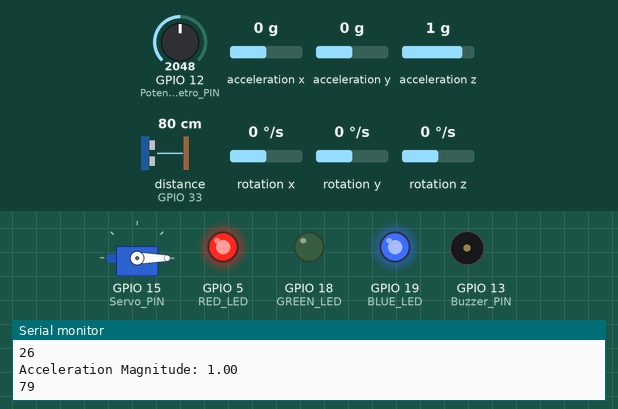
Recording of a sketch running on a simulated ESP32. Parts: servo, output pins drawn as LEDs (lit = HIGH), buzzer (waves = sounding, pin HIGH), the last lines printed to the serial monitor. Wiring (inferred from the names in the program): ultrasonic range finder: trigger GPIO 35; echo GPIO 33. The inputs (shaded band) are chosen by the test bench; at power-on: GPIO 12 (Potenciometro_PIN) = 2048, acceleration x 0 g, acceleration y 0 g, acceleration z 1 g, distance to the obstacle (sensor on GPIO 33) 80 cm, rotation x 0 °/s, rotation y 0 °/s, rotation z 0 °/s. The echo pulse lasts 58.3 µs per cm; pins used as bus, display or sensor lines are not drawn.

Above: at 1.2 s.
1.3 s: GPIO 12 (Potenciometro_PIN) set to 2407
3.2 s: GPIO 12 (Potenciometro_PIN) set to 2547
At 5.5 s:
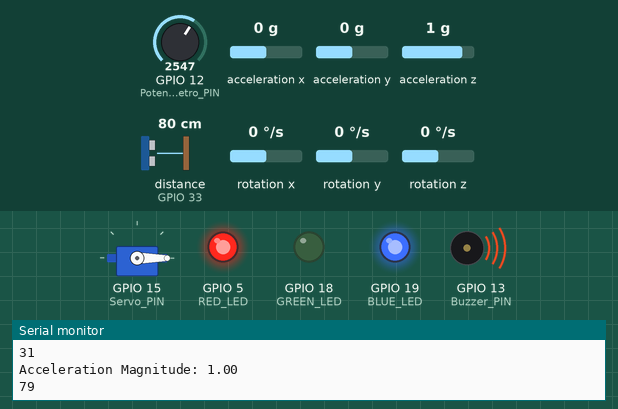
9.2 s: acceleration x set to -0.3 g
15.2 s: acceleration x set to -0.6 g
At 18.3 s:
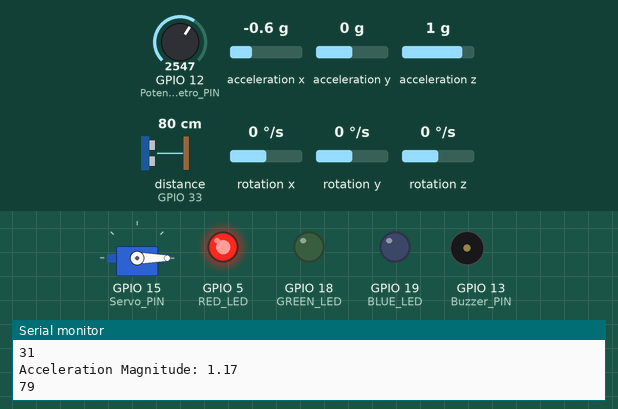
21.2 s: acceleration x set to 0 g
At 26.9 s:
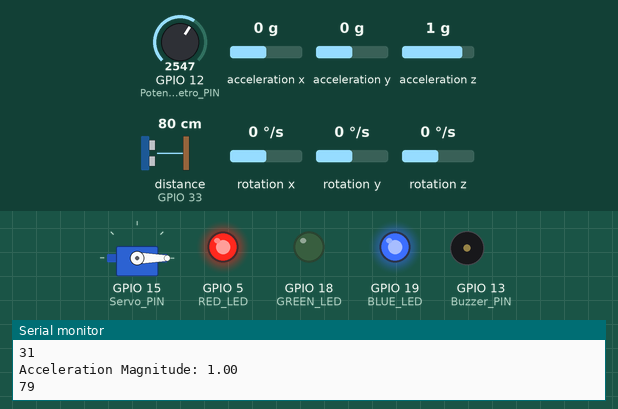
27.2 s: acceleration x set to -1.4 g
At 32.7 s:
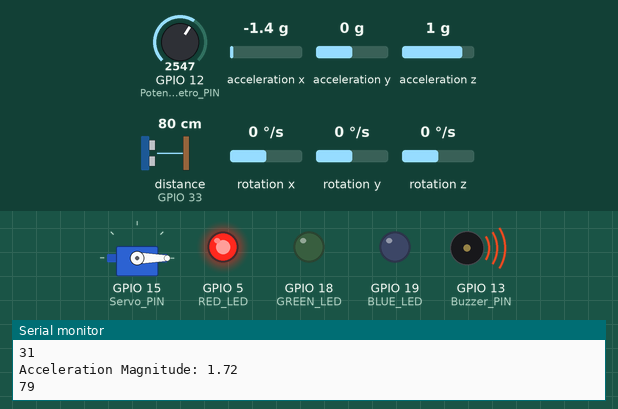
Timing chart, 0 to 34.2 s (numbered marks = the images above; inputs shaded):
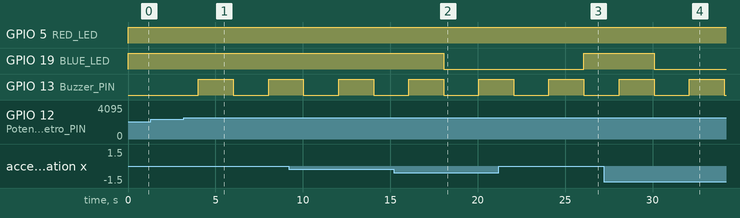

Measured:
- the behaviour switches between 2474 and 2475 on GPIO 12 (Potenciometro_PIN) (found by bisection; images 0 and 1)
- the behaviour switches between -0.4 and -0.5 g on acceleration x (found by bisection; images 1 and 2)
- after the input at 3.2 s, GPIO 13 (Buzzer_PIN): LOW → HIGH after 0.83 s, → LOW 2.0 s later, → HIGH 2.0 s later
- after the input at 15.2 s, GPIO 19 (BLUE_LED): HIGH → LOW after 2.9 s
- after the input at 21.2 s, GPIO 19 (BLUE_LED): LOW → HIGH after 4.9 s
- after the input at 27.2 s, GPIO 19 (BLUE_LED): HIGH → LOW after 2.9 s

The sketch:

sistema.ino
```cpp
#include <Wire.h>
#include "MPU6050.h"
#include <ESP32Servo.h>

#define RED_LED 5     // GPIO pin for RED LED
#define GREEN_LED 18  // GPIO pin for GREEN LED
#define BLUE_LED 19   // GPIO pin for BLUE LED
#define Servo_PIN 15
#define Trig_PIN 35
#define Echo_PIN 33
#define Potenciometro_PIN 12
#define Buzzer_PIN 13
MPU6050 mpu;
Servo myServo;

// Threshold values (adjust based on testing)
const float MOVEMENT_THRESHOLD = 1.1;  // Moderate movement threshold
const float EXTREME_THRESHOLD = 1.5;   // Extreme movement threshold (edge detection)
const int DISTANCIA_MIN = 30;


long getDistance()
{
  digitalWrite(Trig_PIN, LOW);
  delayMicroseconds(2);
  digitalWrite(Trig_PIN, HIGH);
  delayMicroseconds(10);
  digitalWrite(Trig_PIN, LOW);
  long duration = pulseIn(Echo_PIN, HIGH, 30000);
  Serial.println(duration);
  return duration > 0 ? duration * 0.034 / 2 : -1;

}

void setup() {
  Serial.begin(115200);
  Wire.begin(21, 22);  // SDA = GPIO 21, SCL = GPIO 22
  mpu.initialize();

  myServo.attach(Servo_PIN);
  myServo.write(0);

  pinMode(Potenciometro_PIN, INPUT);
  pinMode(RED_LED, OUTPUT);
  pinMode(GREEN_LED, OUTPUT);
  pinMode(BLUE_LED, OUTPUT);

  pinMode(Trig_PIN, OUTPUT);
  pinMode(Echo_PIN, INPUT);
  pinMode(Buzzer_PIN, OUTPUT);

  if (!mpu.testConnection()) {
    Serial.println("MPU6050 connection failed!");
    while (1)
      ;
  }
  Serial.println("MPU6050 connected!");
}

void setLED(int r, int g, int b) {
  digitalWrite(RED_LED, r);
  digitalWrite(GREEN_LED, g);
  digitalWrite(BLUE_LED, b);
}

void loop() {
  int16_t ax, ay, az, gx, gy, gz;
  mpu.getMotion6(&ax, &ay, &az, &gx, &gy, &gz);

  int distance = getDistance();
  // Convert raw values to approximate G-force

  int potValue = analogRead(Potenciometro_PIN);
  int simulatedDistance = map(potValue,0,4095,2,50);
  Serial.println(simulatedDistance);
  float accelMagnitude = sqrt(sq(ax / 16384.0) + sq(ay / 16384.0) + sq(az / 16384.0));

  Serial.print("Acceleration Magnitude: ");
  Serial.println(accelMagnitude);
  Serial.println(distance);
  if(simulatedDistance > 30)
  {
      digitalWrite(Buzzer_PIN, HIGH);
      delay(2000);
      digitalWrite(Buzzer_PIN, LOW);
  }
  // Determine LED state
  if (accelMagnitude < 1.1 ) {
    setLED(1,0, 1);  // Green (Still) 1 0 1
    delay(1500);
  } else if (accelMagnitude > 2 ) {
    setLED(1, 1, 0);  // Red (Extreme movement)011
    delay(1500);
    myServo.write(90);
  } else {
    setLED(1, 0,0);  // Yellow (Moderate movement)
    delay(1500);
  }

  delay(500);  // Adjust delay as needed
}
```
